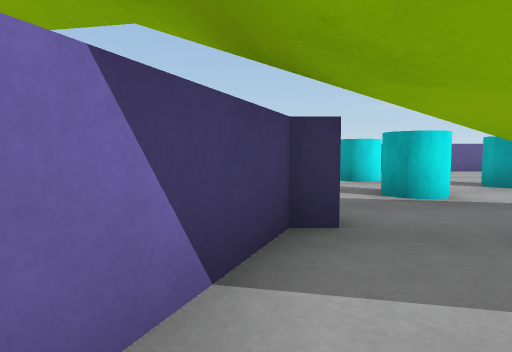
View 1 (above)

21 first-person views from a walk through a Unity game level. The camera is 0.68 m above the floor, tilts 4° down and sees 75° across. The floor is counted in squares, 1 m on a side. Each view is taken from the middle of a square. On the plan, view 1 faces up. The plan holds only what a view shows up to about 10 squares ahead; the rest is blank. The place goes on beyond the plan. Surface patterns are stand-ins for the level's own textures.

View 2
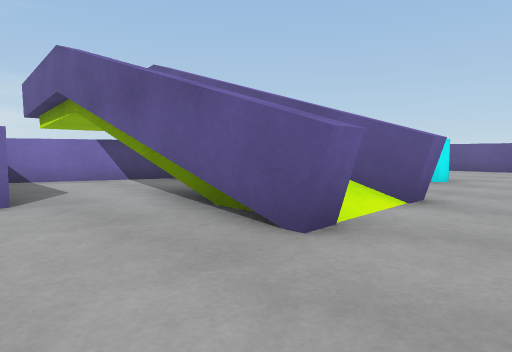

View 3
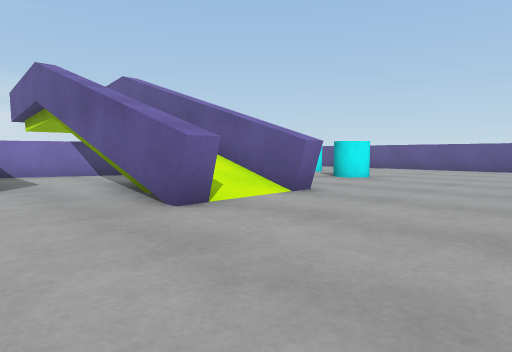

View 4
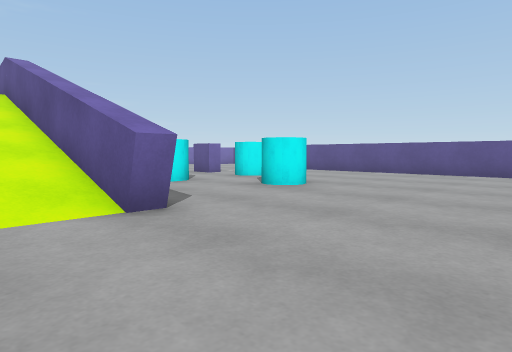

View 5
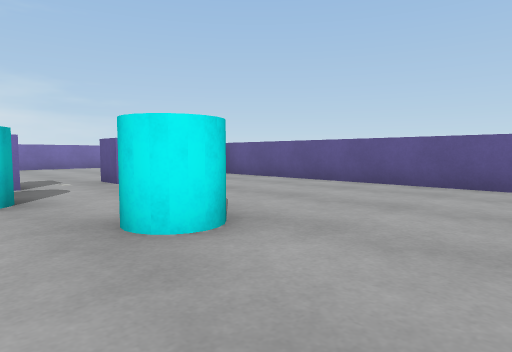

View 6
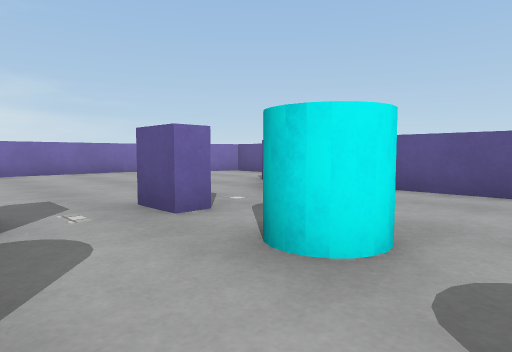

View 7
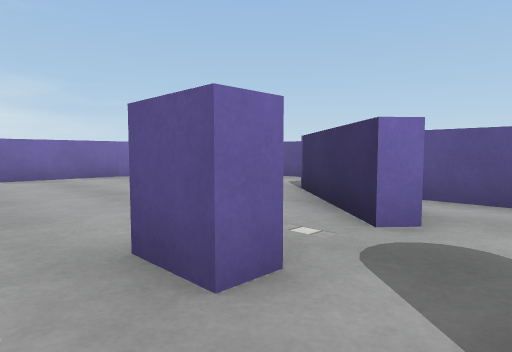

View 8
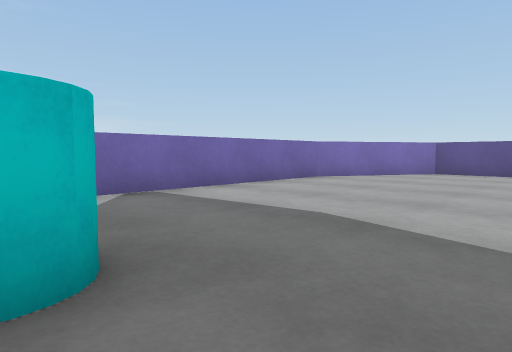

View 9
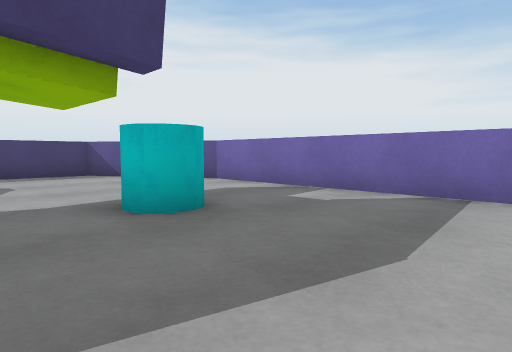

View 10
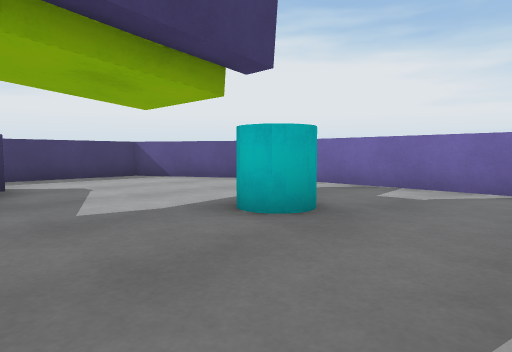

View 11
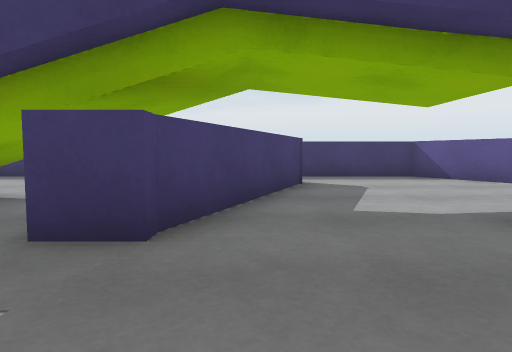

View 12
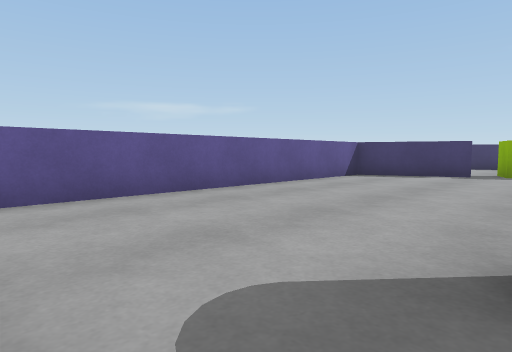

View 13
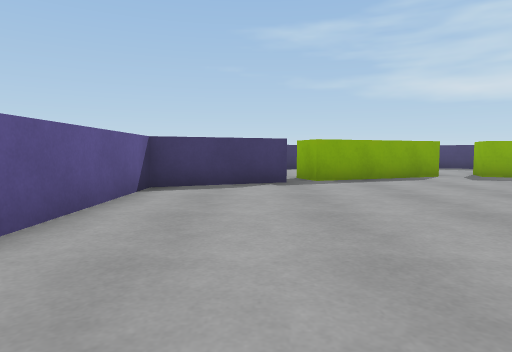

View 14
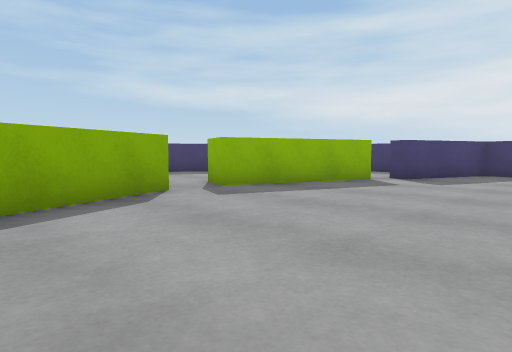

View 15
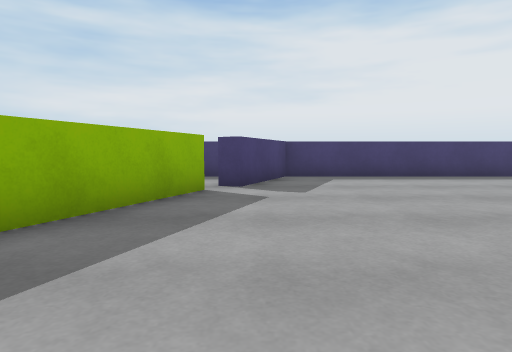

View 16
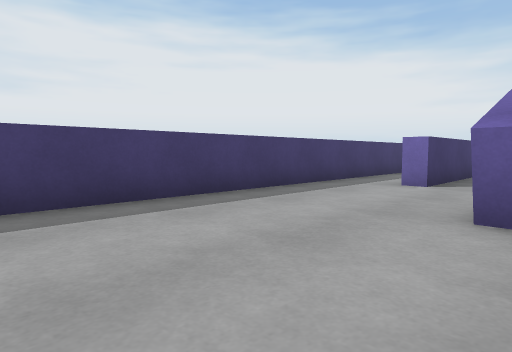

View 17
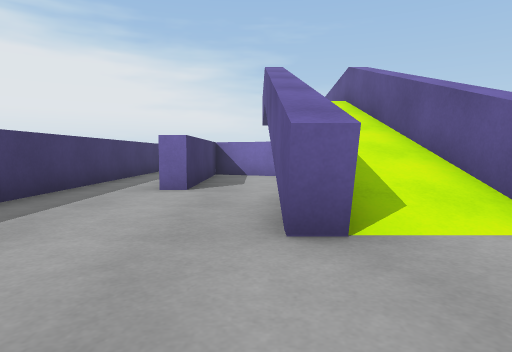

View 18
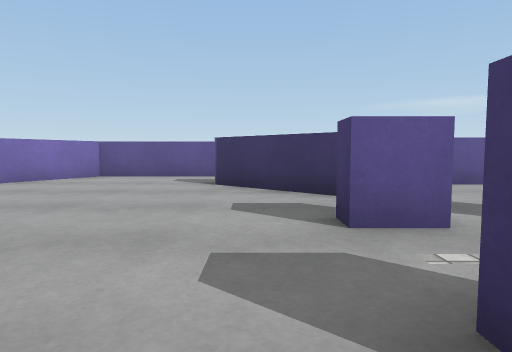

View 19
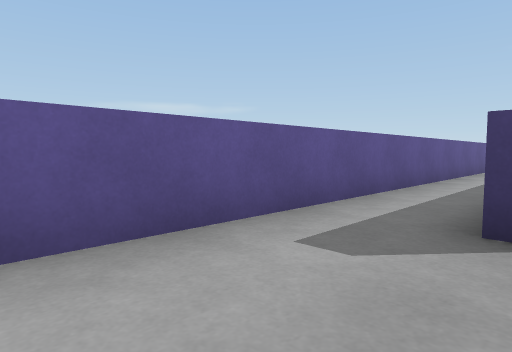

View 20
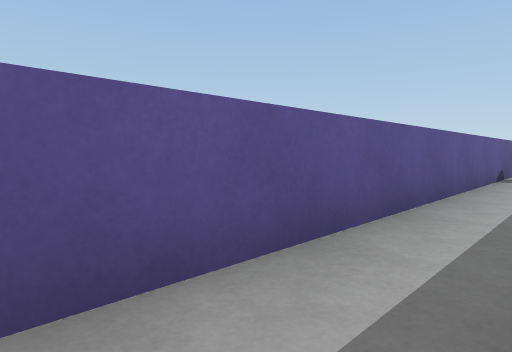

View 21
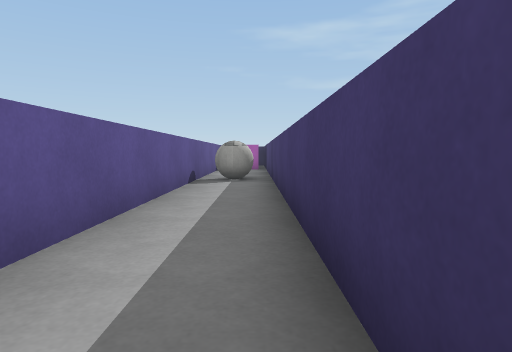

### Floor plan
Ten units are one square. View 1 is at (0, 0); x grows to the right and y downward. Boxes are objects, and circles mark ways between rooms. Rooms are numbered by the first view taken in them; rooms with no view inside come last. Other rooms are left out.
<svg viewBox="-80 -150 248 190">
<path fill="none" stroke="#000" d="M-9 13 29 13M-6 -6 -12 7M30 -7 14 -7M65 -31 65 -26 15 -26M10 -103 7 -99 -19 -121M1 -24 -6 -6M65 -9 65 -3 29 -3M35 -126 104 -126M29 13 29 19M-21 16 -3 -27M137 -93 126 -121 2 -121M155 -47 140 -85 150 -89M139 1 154 -36 163 -33M130 -145 -55 -145 -75 -109 -75 0 -55 35 122 35 133 7 138 9"/>
<rect x="-45" y="-35" width="10" height="10" fill="#bbb"><title>cyan cylinder</title></rect>
<rect x="-5" y="-35" width="20" height="10" fill="#bbb"><title>block</title></rect>
<rect x="-5" y="-65" width="20" height="10" fill="#bbb"><title>block</title></rect>
<rect x="-5" y="-85" width="20" height="10" fill="#bbb"><title>block</title></rect>
<rect x="15" y="-65" width="20" height="20" fill="#bbb"><title>cyan cylinder</title></rect>
<rect x="15" y="-85" width="20" height="10" fill="#bbb"><title>cyan cylinder</title></rect>
<rect x="45" y="-75" width="10" height="20" fill="#bbb"><title>cyan cylinder</title></rect>
<rect x="105" y="-145" width="20" height="20" fill="#bbb"><title>white ball</title></rect>
<circle cx="20" cy="10" r="3" fill="#2a7"/>
<circle cx="5" cy="0" r="3" fill="#2a7"/>
<text x="0" y="10">1</text>
<text x="40" y="-60">2</text>
</svg>
Room 1 opens to room 2.

Where each view was taken, in squares from view 1:
view 1: 0 up, 0 right, facing up
view 2: 2 down, 8 right, facing up-left
view 3: 2 down, 10 right, facing up-left
view 4: 1 up, 10 right, facing up-left
view 5: 5 up, 8 right, facing up-left
view 6: 6 up, 4 right, facing up-left
view 7: 7 up, 2 right, facing up-left
view 8: 3 up, 2 left, facing up-left
view 9: 7 up, 2 left, facing down-left
view 10: 6 up, 1 left, facing down-left
view 11: 6 up, 1 left, facing down
view 12: 7 up, 3 right, facing up-right
view 13: 10 up, 6 right, facing right
view 14: 8 up, 10 right, facing down-right
view 15: 6 up, 13 right, facing down
view 16: 1 up, 10 right, facing down-left
view 17: 0 up, 9 right, facing left
view 18: 5 up, 1 left, facing up
view 19: 12 up, 5 left, facing up-right
view 20: 13 up, 1 right, facing up-right
view 21: 13 up, 3 right, facing right
